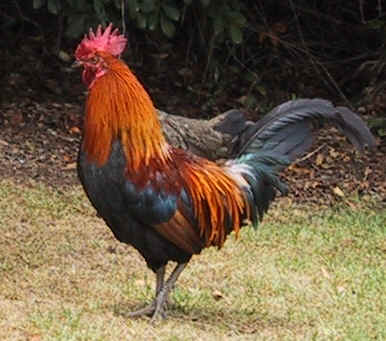
%> input picture assets/rooster.jpg, 386 x 341 px
$ octave LaplacianMasks.m   (GNU Octave 9; MATLAB toolbox functions it lacks are replaced by stand-ins)
%> lines starting %> are read from the running program, lines starting %| are printed output that depends on the picture; in (x1, y1, x2, y2) boxes, pixels count from 0 and x2, y2 are one past the last pixel; in counts of white or black regions, pixels touching at a corner belong together; the program's own positions count from 1
clear;
clc;
close all;

% Load the rooster and boxes images
rooster_img = imread('/MATLAB Drive/assets/rooster.jpg');
%> rooster_img is the input picture: size 341x386x3 uint8; mean R, G, B 110, 91.4, 68
boxes_img = imread('/MATLAB Drive/assets/boxes.pgm');
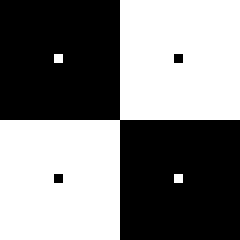
%> input picture assets/boxes.pgm, 80 x 80 px (shown 3 times larger)
%> boxes_img is the input picture: size 80x80 uint8; 50% white; 3 white regions (2 under 20 px), largest, box (x1, y1, x2, y2) and area: (0, 0, 80, 80) 3182

% Convert images to grayscale and double
rooster_gray = im2double(rgb2gray(rooster_img));  % Convert rooster to grayscale and double
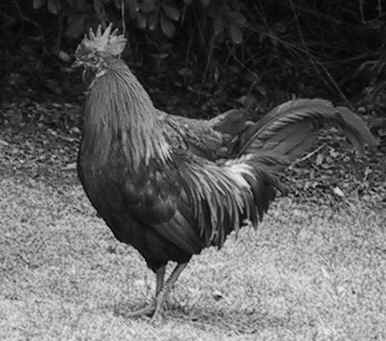
%> rooster_gray: size 341x386 double; min 0, max 0.949, mean 0.37
boxes_gray = im2double(boxes_img);                % Convert boxes to double

% Define the Laplacian mask with smaller amplitude (1st mask)
laplacian_mask = [-1/8, -1/8, -1/8; -1/8, 1, -1/8; -1/8, -1/8, -1/8];

% Convolve both the rooster and boxes images with the Laplacian mask
rooster_lap = conv2(rooster_gray, laplacian_mask, 'same');
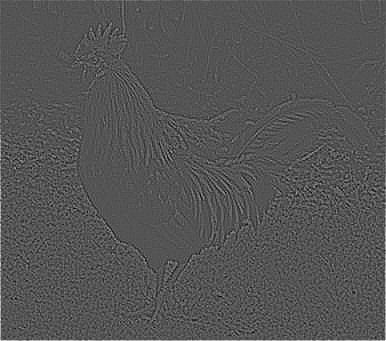
%> rooster_lap: size 341x386 double; min -0.256, max 0.514, mean 0.00163; drawn with min black and max white
boxes_lap = conv2(boxes_gray, laplacian_mask, 'same');
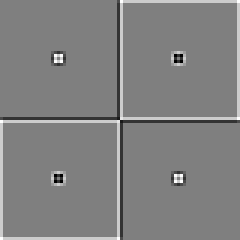
%> boxes_lap: size 80x80 double (shown 3 times larger); min -0.625, max 0.625, mean 0.00934; drawn with min black and max white

% Display the results
figure;
subplot(1, 2, 1), imagesc(rooster_lap), colormap('gray'), colorbar;
title('Rooster Image Convolved with Laplacian');
subplot(1, 2, 2), imagesc(boxes_lap), colormap('gray'), colorbar;
title('Boxes Image Convolved with Laplacian');

% Extract pixel intensity values at the required locations for the boxes image
val_20_39 = boxes_lap(20, 39);
%> val_20_39 = 0
val_20_40 = boxes_lap(20, 40);
%> val_20_40 = -0.375
val_20_41 = boxes_lap(20, 41);
%> val_20_41 = 0.375
val_20_42 = boxes_lap(20, 42);
%> val_20_42 = 0

% Display the pixel intensity values rounded to 2 decimal places
disp(['Pixel intensity at row=20, column=39: ', num2str(round(val_20_39, 2))]);
%| Pixel intensity at row=20, column=39: 0
disp(['Pixel intensity at row=20, column=40: ', num2str(round(val_20_40, 2))]);
%| Pixel intensity at row=20, column=40: -0.38
disp(['Pixel intensity at row=20, column=41: ', num2str(round(val_20_41, 2))]);
%| Pixel intensity at row=20, column=41: 0.38
disp(['Pixel intensity at row=20, column=42: ', num2str(round(val_20_42, 2))]);
%| Pixel intensity at row=20, column=42: 0
